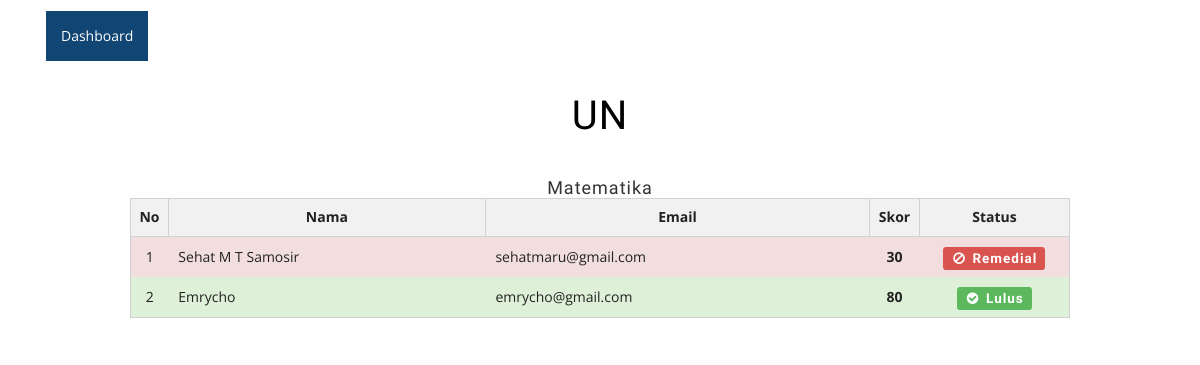
The app's page /detailnilai.php?id_ujian=5 (signed in) with its own data.
### tables this page shows
CREATE TABLE IF NOT EXISTS `ujian` (
  `id_ujian` int(11) NOT NULL,
  `nama_ujian` varchar(300) NOT NULL,
  `id_mapel` int(11) NOT NULL,
  `status` int(11) NOT NULL,
  `total` int(11) NOT NULL
);

CREATE TABLE IF NOT EXISTS `mapel` (
  `id_mapel` int(11) NOT NULL,
  `nama` varchar(50) NOT NULL
);

CREATE TABLE IF NOT EXISTS `nilai` (
  `id_nilai` int(11) NOT NULL,
  `id_ujian` int(11) DEFAULT NULL,
  `id_user` bigint(20) DEFAULT NULL,
  `nilai` float NOT NULL
);

CREATE TABLE IF NOT EXISTS `user` (
  `user_id` bigint(20) NOT NULL,
  `username` varchar(100) NOT NULL,
  `password` varchar(100) NOT NULL,
  `nama` varchar(100) NOT NULL,
  `email` varchar(100) NOT NULL,
  `id_role` bigint(20) NOT NULL
);

### detailnilai.php (the view, shortened to what this page needs)
<?php
	include 'common/header.php';
	$id_ujian	= $_GET['id_ujian'];
	$query_ujian 	= mysql_query("SELECT * FROM ujian WHERE id_ujian='$id_ujian'");
	$data_ujian  	= mysql_fetch_array($query_ujian);
	$nama_ujian		= $data_ujian['nama_ujian'];
	$mapel 			= $data_ujian['id_mapel'];
	$query_mapel 	= mysql_query("SELECT * FROM mapel WHERE id_mapel='$mapel'");
	$data_mapel  	= mysql_fetch_array($query_mapel);
	$nama			= $data_mapel['nama'];
	$query_nilai 	= mysql_query("SELECT * FROM nilai WHERE id_ujian='$id_ujian'");
	$no = 1;
?>
<head>
</head>
<body>
<div class="check-out">
	<div class="container">
		<div class="spec" style="margin-left: 100px; margin-right: 100px;">
			<h3><?php echo $nama_ujian ?></h3>
			<h4><?php echo $nama ?></h4>
			<table class="table">
				<tr>
					<th class="t-head" width="10"><center>No</center></th>
					<th class="t-head"><center>Nama</center></th>
					<th class="t-head"><center>Email</center></th>
					<th class="t-head" width="50"><center>Skor</center></th>
					<th class="t-head" width="150"><center>Status</center></th>
		  		</tr>
		  		<?php if (mysql_num_rows($query_nilai)==0) { ?>
		  		<tr><td colspan="6" class="t-data">Tidak ada Partisipan.</td></tr>
		  		<?php }else{
				  		while ($detail = mysql_fetch_array($query_nilai,MYSQL_ASSOC) ) {
				  				$id_user = $detail['id_user'];
				  				$query_user 	= mysql_query("SELECT * FROM user WHERE user_id='$id_user'");
								$data_user  	= mysql_fetch_array($query_user);
								$nama			= $data_user['nama'];
								$email			= $data_user['email'];
						if ($detail['nilai'] > 75) { ?>
							<tr class="cross alert-success">
						<?php }else { ?>
							<tr class="cross alert-danger">
						<?php } ?>
				  			<td class="t-data"><center><?php echo $no; $no++ ?></center></td>
					 		<td class="t-data"><?php echo($nama) ?></td>
					 		<td class="t-data"><?php echo($email) ?></td>
							<td class="t-data"><center><b><?php echo($detail['nilai']) ?></b></center></td>
							<?php if ($detail['nilai'] > 75) { ?>
								<td class="t-data"><h4><label class="label label-success"><i class="fa fa-check-circle fa-fw"></i> Lulus</label></h4></td>
							<?php } else { ?>
								<td class="t-data"><h4><label class="label label-danger"><i class="fa fa-ban fa-fw"></i> Remedial</label></h4></td>
							<?php } ?>
				  		</tr>
		  		<?php }} ?>
			</table>
		 </div>
	</div>
</div>

### css/style.css (style rules this page uses)
body { padding: 0; margin: 0; background: #FFF; font-family: 'open Sans', sans-serif; }
h1, h2, h3, h4, h5, h6 { margin: 0; padding: 0; text-align: center; font-family: 'Source Sans Pro', sans-serif; letter-spacing:1px; }
label { margin:0; }
.banner-bootom-w3-agileits,.top-products,.fandt,.top-brands,.newsletter,.footer,.content,.contact,.about,.team,.main-grid-border,.faq,.products,.collpse.tabs,.login,.check-out,.payment { padding:22px 0; }
.top-products h3,.features h3,.top-brands h3,.contact h3,.about h3,.team h3,h3.agileits-icons-title,.faq h3,.products h3,.login h3,.check-out h3,.payment h3 { font-size:40px; color:#000; margin-bottom:40px; }
.table > thead > tr > th, .table > tbody > tr > th, .table > tfoot > tr > th, .table > thead > tr > td, .table > tbody > tr > td, .table > tfoot > tr > td { border:none; }
table.table { width: 100%; border: 1px solid #D0D0D0; }
td.t-data { border: 1px solid #D2D2D2; padding: 10px !important; color:#000; vertical-align: middle !important; font-size: 1em !important; }
th.t-head { background: #F1F1F1; color: #FFFFFF; font-size: 1em !important; padding: 0.6em !important; border: 1px solid #D2D2D2 !important; }
.table > thead > tr > th, .table > tbody > tr > th, .table > tfoot > tr > th, .table > thead > tr > td, .table > tbody > tr > td, .table > tfoot > tr > td { color: #222222; }

### records on screen
ujian: nama_ujian "UN"
mapel: nama "Matematika"
nilai: id_user.nama "Sehat M T Samosir", id_user.email "sehatmaru@gmail.com", nilai "30", shows "Remedial"
nilai: id_user.nama "Emrycho", id_user.email "emrycho@gmail.com", nilai "80", shows "Lulus"
